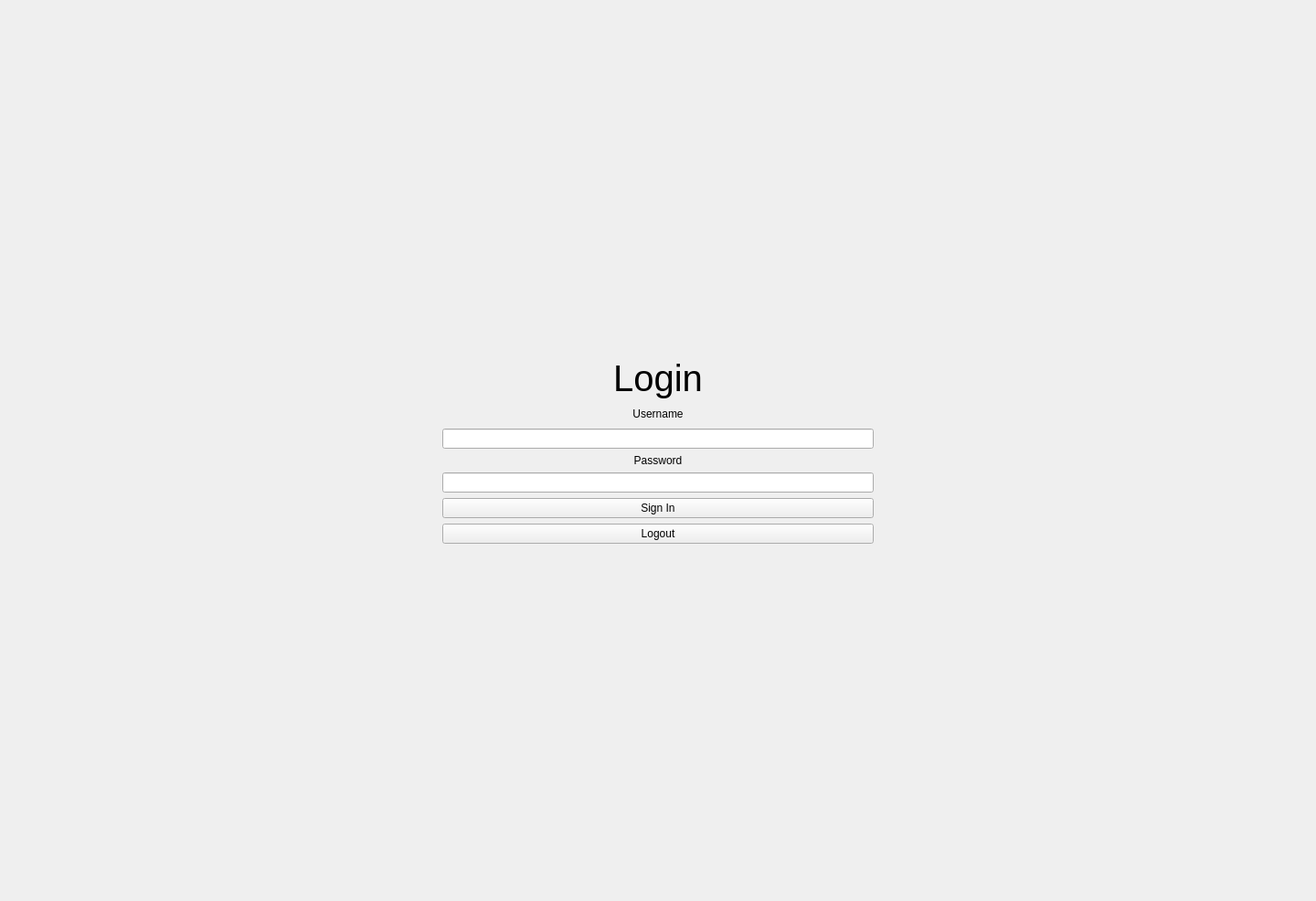
<?xml version="1.0" encoding="UTF-8"?>
<ui version="4.0">
 <class>Login</class>
 <widget class="QWidget" name="Login">
  <property name="geometry">
   <rect>
    <x>0</x>
    <y>0</y>
    <width>1440</width>
    <height>986</height>
   </rect>
  </property>
  <property name="windowTitle">
   <string>Form</string>
  </property>
  <layout class="QGridLayout" name="gridLayout">
   <item row="4" column="1">
    <widget class="QLineEdit" name="username_input"/>
   </item>
   <item row="8" column="1">
    <widget class="QPushButton" name="signIn_button">
     <property name="text">
      <string>Sign In</string>
     </property>
    </widget>
   </item>
   <item row="0" column="1">
    <spacer name="verticalSpacer">
     <property name="orientation">
      <enum>Qt::Vertical</enum>
     </property>
     <property name="sizeHint" stdset="0">
      <size>
       <width>20</width>
       <height>40</height>
      </size>
     </property>
    </spacer>
   </item>
   <item row="7" column="1">
    <widget class="QLineEdit" name="password_input"/>
   </item>
   <item row="6" column="1">
    <widget class="QLabel" name="label_3">
     <property name="text">
      <string>&lt;html&gt;&lt;head/&gt;&lt;body&gt;&lt;p align=&quot;center&quot;&gt;Password&lt;/p&gt;&lt;/body&gt;&lt;/html&gt;</string>
     </property>
    </widget>
   </item>
   <item row="3" column="2">
    <spacer name="horizontalSpacer_2">
     <property name="orientation">
      <enum>Qt::Horizontal</enum>
     </property>
     <property name="sizeHint" stdset="0">
      <size>
       <width>40</width>
       <height>20</height>
      </size>
     </property>
    </spacer>
   </item>
   <item row="3" column="0">
    <spacer name="horizontalSpacer">
     <property name="orientation">
      <enum>Qt::Horizontal</enum>
     </property>
     <property name="sizeHint" stdset="0">
      <size>
       <width>40</width>
       <height>20</height>
      </size>
     </property>
    </spacer>
   </item>
   <item row="3" column="1">
    <widget class="QLabel" name="label_2">
     <property name="text">
      <string>&lt;html&gt;&lt;head/&gt;&lt;body&gt;&lt;p align=&quot;center&quot;&gt;Username&lt;/p&gt;&lt;/body&gt;&lt;/html&gt;</string>
     </property>
    </widget>
   </item>
   <item row="1" column="1">
    <widget class="QLabel" name="label">
     <property name="font">
      <font>
       <pointsize>30</pointsize>
      </font>
     </property>
     <property name="text">
      <string>Login</string>
     </property>
     <property name="alignment">
      <set>Qt::AlignCenter</set>
     </property>
    </widget>
   </item>
   <item row="10" column="1">
    <spacer name="verticalSpacer_2">
     <property name="orientation">
      <enum>Qt::Vertical</enum>
     </property>
     <property name="sizeHint" stdset="0">
      <size>
       <width>20</width>
       <height>40</height>
      </size>
     </property>
    </spacer>
   </item>
   <item row="9" column="1">
    <widget class="QPushButton" name="pushButton">
     <property name="text">
      <string>Logout</string>
     </property>
    </widget>
   </item>
  </layout>
 </widget>
 <resources/>
 <connections/>
</ui>
